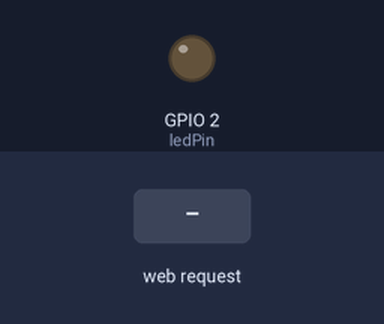
Bench run of a sketch on a simulated ESP32. Shown: output pins drawn as LEDs (lit = HIGH). The test bench sets the inputs (shaded band). WiFi joins after 1.5 s; servers stay silent unless stated; what the sketch prints to the serial monitor is not drawn.

Above: at 3.7 s.
3.8 s: HTTP request GET /set?brightness=1 received
At 4.4 s:
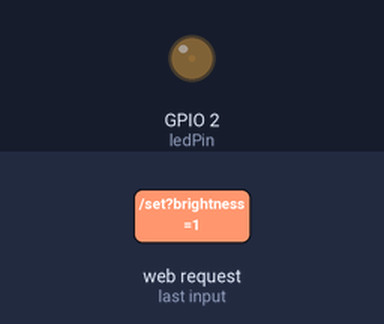
5.3 s: HTTP request GET /set?brightness=120 received
At 5.6 s:
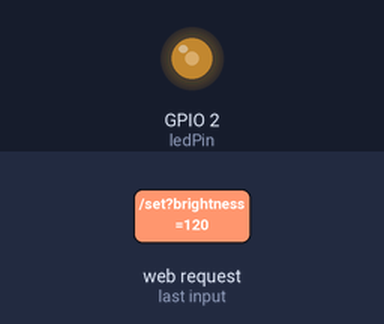
Timing chart, 0 to 8.3 s (numbered marks = the images above; inputs shaded):
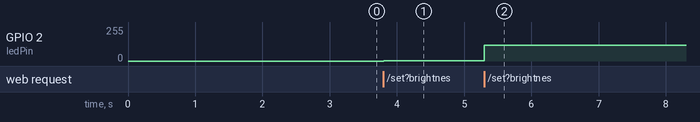

Measured:
- after the input at 3.8 s, GPIO 2 (ledPin): 0/255 → 1/255 at once
- after the input at 5.3 s, GPIO 2 (ledPin): 1/255 → 120/255 at once

The sketch:

sketch_apr8a.ino
```cpp
#include <WiFi.h>
#include <WebServer.h>

// ========== 配置区域 ==========
const char* ssid = "OPPO Find X7";      // 修改为你的WiFi名称
const char* password = "czf123456";  // 修改为你的WiFi密码

// LED引脚定义（ESP32通常使用GPIO2作为板载LED）
const int ledPin = 2;

// PWM配置
const int pwmChannel = 0;      // PWM通道0-15可选
const int pwmFrequency = 5000; // PWM频率5kHz
const int pwmResolution = 8;   // 分辨率8位 (0-255)

// 创建Web服务器实例，端口80
WebServer server(80);

// 当前亮度值
int currentBrightness = 0;

// ========== HTML页面 ==========
const char* htmlPage = R"rawliteral(
<!DOCTYPE html>
<html lang="zh-CN">
<head>
    <meta charset="UTF-8">
    <meta name="viewport" content="width=device-width, initial-scale=1.0">
    <title>ESP32 无极调光器</title>
    <style>
        * {
            margin: 0;
            padding: 0;
            box-sizing: border-box;
        }

        body {
            font-family: 'Segoe UI', Tahoma, Geneva, Verdana, sans-serif;
            background: linear-gradient(135deg, #1e3c72 0%, #2a5298 100%);
            min-height: 100vh;
            display: flex;
            justify-content: center;
            align-items: center;
            padding: 20px;
        }

        .container {
            background: rgba(255, 255, 255, 0.95);
            border-radius: 20px;
            padding: 40px;
            box-shadow: 0 20px 60px rgba(0,0,0,0.3);
            width: 100%;
            max-width: 400px;
            text-align: center;
        }

        h1 {
            color: #333;
            margin-bottom: 10px;
            font-size: 24px;
        }

        .subtitle {
            color: #666;
            margin-bottom: 30px;
            font-size: 14px;
        }

        .brightness-display {
            font-size: 48px;
            font-weight: bold;
            color: #2a5298;
            margin: 20px 0;
            transition: all 0.3s ease;
        }

        .slider-container {
            margin: 30px 0;
            position: relative;
        }

        input[type=range] {
            -webkit-appearance: none;
            width: 100%;
            height: 12px;
            border-radius: 6px;
            background: linear-gradient(to right, #ddd 0%, #2a5298 0%);
            outline: none;
            transition: all 0.3s;
        }

        input[type=range]::-webkit-slider-thumb {
            -webkit-appearance: none;
            appearance: none;
            width: 28px;
            height: 28px;
            border-radius: 50%;
            background: #2a5298;
            cursor: pointer;
            box-shadow: 0 4px 10px rgba(42, 82, 152, 0.4);
            transition: all 0.2s;
        }

        input[type=range]::-webkit-slider-thumb:hover {
            transform: scale(1.2);
            box-shadow: 0 6px 15px rgba(42, 82, 152, 0.6);
        }

        input[type=range]::-moz-range-thumb {
            width: 28px;
            height: 28px;
            border-radius: 50%;
            background: #2a5298;
            cursor: pointer;
            border: none;
            box-shadow: 0 4px 10px rgba(42, 82, 152, 0.4);
        }

        .labels {
            display: flex;
            justify-content: space-between;
            margin-top: 10px;
            color: #666;
            font-size: 12px;
        }

        .status {
            margin-top: 20px;
            padding: 12px;
            border-radius: 8px;
            background: #f0f4f8;
            color: #333;
            font-size: 14px;
            transition: all 0.3s;
        }

        .status.active {
            background: #d4edda;
            color: #155724;
        }

        .led-indicator {
            width: 60px;
            height: 60px;
            border-radius: 50%;
            margin: 20px auto;
            background: #333;
            box-shadow: inset 0 2px 10px rgba(0,0,0,0.3);
            transition: all 0.1s ease;
            position: relative;
        }

        .led-indicator::after {
            content: '';
            position: absolute;
            top: 10%;
            left: 20%;
            width: 30%;
            height: 30%;
            background: rgba(255,255,255,0.4);
            border-radius: 50%;
        }

        .icon {
            font-size: 40px;
            margin-bottom: 10px;
        }
    </style>
</head>
<body>
    <div class="container">
        <div class="icon">💡</div>
        <h1>ESP32 无极调光器</h1>
        <p class="subtitle">拖动滑块调节LED亮度</p>

        <div class="led-indicator" id="ledIndicator"></div>

        <div class="brightness-display">
            <span id="brightnessValue">0</span>%
        </div>

        <div class="slider-container">
            <input type="range" id="brightnessSlider" min="0" max="255" value="0">
            <div class="labels">
                <span>关闭</span>
                <span>最亮</span>
            </div>
        </div>

        <div class="status" id="status">准备就绪</div>
    </div>

    <script>
        const slider = document.getElementById('brightnessSlider');
        const brightnessValue = document.getElementById('brightnessValue');
        const statusDiv = document.getElementById('status');
        const ledIndicator = document.getElementById('ledIndicator');
        let lastSentValue = -1;

        // 更新滑块背景渐变
        function updateSliderBackground(value) {
            const percentage = (value / 255) * 100;
            slider.style.background = `linear-gradient(to right, #2a5298 0%, #2a5298 ${percentage}%, #ddd ${percentage}%, #ddd 100%)`;
        }

        // 更新LED指示器
        function updateLedIndicator(value) {
            const percentage = value / 255;
            const intensity = Math.floor(percentage * 255);
            ledIndicator.style.background = `rgb(${intensity}, ${intensity}, ${Math.floor(intensity * 0.8)})`;
            ledIndicator.style.boxShadow = `0 0 ${20 + percentage * 30}px rgba(${intensity}, ${intensity}, ${Math.floor(intensity * 0.8)}, ${0.2 + percentage * 0.8})`;
        }

        // 发送亮度值到ESP32
        async function sendBrightness(value) {
            // 防抖：如果值与上次发送的相同，则不发送
            if (value === lastSentValue) return;

            try {
                statusDiv.textContent = '发送中...';
                statusDiv.classList.remove('active');

                // 使用fetch发送GET请求
                const response = await fetch(`/set?brightness=${value}`, {
                    method: 'GET',
                    // 添加超时处理
                    signal: AbortSignal.timeout(3000)
                });

                if (response.ok) {
                    lastSentValue = value;
                    statusDiv.textContent = `亮度已设置为 ${Math.round((value/255)*100)}%`;
                    statusDiv.classList.add('active');
                } else {
                    statusDiv.textContent = '发送失败';
                }
            } catch (error) {
                statusDiv.textContent = '连接错误';
                console.error('Error:', error);
            }
        }

        // 防抖函数，避免频繁发送请求
        function debounce(func, wait) {
            let timeout;
            return function executedFunction(...args) {
                const later = () => {
                    clearTimeout(timeout);
                    func(...args);
                };
                clearTimeout(timeout);
                timeout = setTimeout(later, wait);
            };
        }

        // 创建防抖版本的发送函数（100ms延迟）
        const debouncedSend = debounce(sendBrightness, 100);

        // 监听滑块变化
        slider.addEventListener('input', function(e) {
            const value = parseInt(e.target.value);
            const percentage = Math.round((value / 255) * 100);

            // 更新显示
            brightnessValue.textContent = percentage;
            updateSliderBackground(value);
            updateLedIndicator(value);

            // 发送数据到ESP32
            debouncedSend(value);
        });

        // 初始化
        updateSliderBackground(0);
        updateLedIndicator(0);

        // 页面加载时获取当前状态
        fetch('/status')
            .then(response => response.json())
            .then(data => {
                if (data.brightness !== undefined) {
                    slider.value = data.brightness;
                    brightnessValue.textContent = Math.round((data.brightness / 255) * 100);
                    updateSliderBackground(data.brightness);
                    updateLedIndicator(data.brightness);
                }
            })
            .catch(() => {
                console.log('无法获取初始状态');
            });
    </script>
</body>
</html>
)rawliteral";

// ========== 处理函数 ==========

// 处理根路径请求，返回HTML页面
void handleRoot() {
    server.send(200, "text/html", htmlPage);
}

// 处理设置亮度请求 /set?brightness=xxx
void handleSetBrightness() {
    if (server.hasArg("brightness")) {
        String brightnessStr = server.arg("brightness");
        int brightness = brightnessStr.toInt();

        // 限制范围0-255
        brightness = constrain(brightness, 0, 255);

        // 设置PWM占空比
        ledcWrite(pwmChannel, brightness);
        currentBrightness = brightness;

        // 返回JSON响应
        String json = "{\"success\":true,\"brightness\":" + String(brightness) + "}";
        server.send(200, "application/json", json);

        Serial.printf("亮度已设置为: %d (%.1f%%)\n", brightness, (brightness/255.0)*100);
    } else {
        server.send(400, "application/json", "{\"success\":false,\"error\":\"缺少brightness参数\"}");
    }
}

// 处理获取状态请求 /status
void handleGetStatus() {
    String json = "{\"brightness\":" + String(currentBrightness) + "}";
    server.send(200, "application/json", json);
}

// 处理404错误
void handleNotFound() {
    server.send(404, "text/plain", "404: 页面未找到");
}

// ========== 初始化 ==========
void setup() {
    Serial.begin(115200);
    delay(1000);

    // 配置PWM通道
    ledcSetup(pwmChannel, pwmFrequency, pwmResolution);
    // 将PWM通道绑定到GPIO引脚
    ledcAttachPin(ledPin, pwmChannel);
    // 初始关闭LED
    ledcWrite(pwmChannel, 0);

    Serial.println("\n\n=== ESP32 无极调光器启动 ===");

    // 连接WiFi
    WiFi.begin(ssid, password);
    Serial.print("正在连接WiFi");

    while (WiFi.status() != WL_CONNECTED) {
        delay(500);
        Serial.print(".");
    }

    Serial.println("\nWiFi连接成功!");
    Serial.print("IP地址: ");
    Serial.println(WiFi.localIP());

    // 设置HTTP路由
    server.on("/", HTTP_GET, handleRoot);
    server.on("/set", HTTP_GET, handleSetBrightness);
    server.on("/status", HTTP_GET, handleGetStatus);
    server.onNotFound(handleNotFound);

    // 启动服务器
    server.begin();
    Serial.println("HTTP服务器已启动");
    Serial.println("请在浏览器中访问上述IP地址");
}

void loop() {
    // 处理客户端请求
    server.handleClient();
}
```
